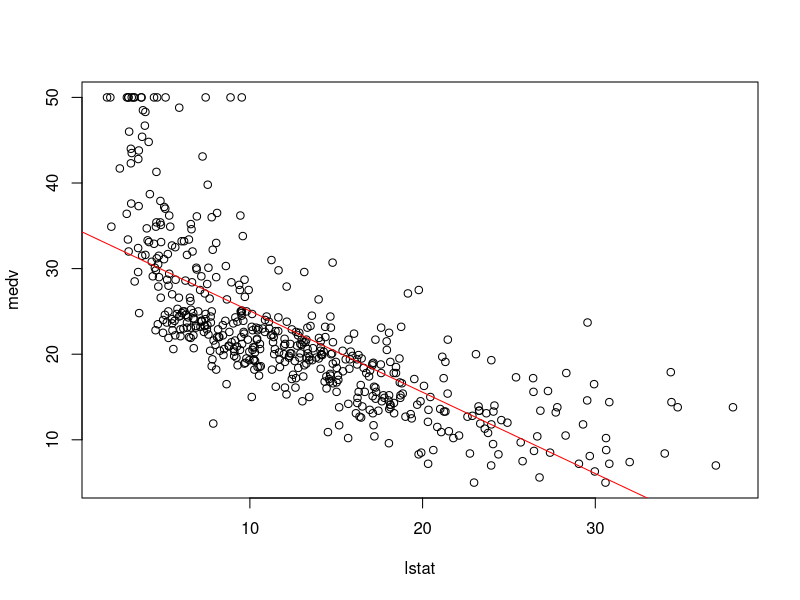

Generate this figure with R:
library(MASS)

#Simple linear regression

names(Boston) #gives names of variables available in the dataset
?Boston #request extra details about the data set
plot(medv~lstat,data=Boston) #plot the medium values of the houses from lstat
fit1=lm(medv~lstat,data=Boston) #lm for Linear Model that can detect or predict the medium value of the stat
summary(fit1) #see what is saved inside fit1-- will contain residuals, coefficients, R^2 (the higher the R^2, the higher the accuracy)
abline(fit1,col="red") #add the line to our model that has been created

#Multiple linear regression

#Interaction terms

#Non-linear transformations of the predictors

#Qualitative predictors

library(MASS)